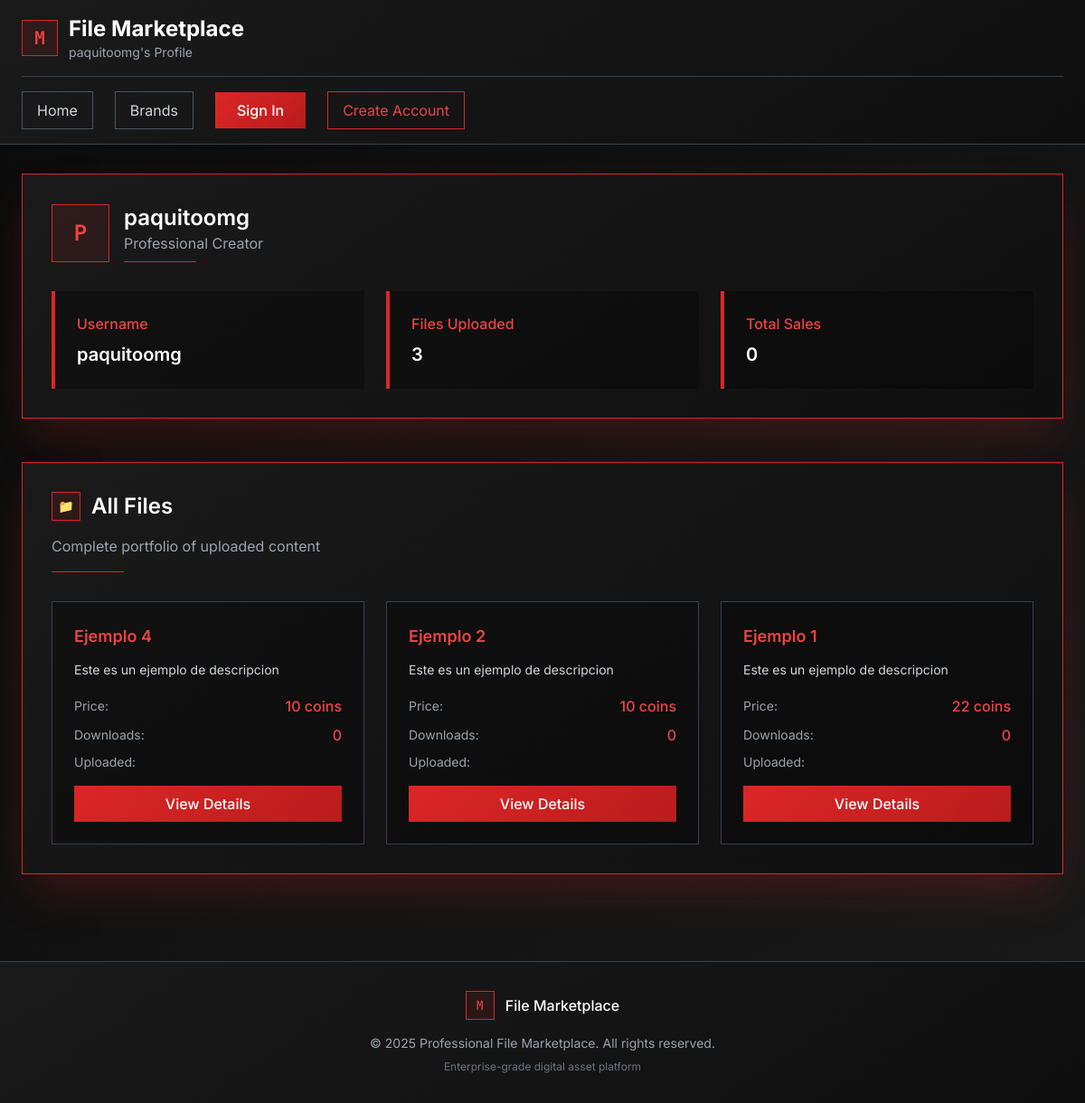
The page /profile/paquitoomg/ on the database its author committed.
### app/models.py (models this page shows, shortened)
class User(AbstractUser):
    coins = models.IntegerField(default=0)
    is_admin = models.BooleanField(default=False)
    is_brand = models.BooleanField(default=False)

class File(models.Model):
    STATUS_CHOICES = (
        ('pending', 'Pending'),
        ('approved', 'Approved'),
        ('rejected', 'Rejected'),
        )
    title = models.CharField(max_length=255)
    description = models.TextField()
    file = models.FileField(storage=protected_storage, upload_to='')
    image = models.ImageField(upload_to='file_images/', blank=True, null=True)
    price = models.IntegerField()
    uploader = models.ForeignKey(User, on_delete=models.CASCADE, related_name='uploaded_files')
    status = models.CharField(max_length=10, choices=STATUS_CHOICES, default='pending')
    is_approved = models.BooleanField(default=False)
    upload_date = models.DateTimeField(default=timezone.now)

### app/views.py (the view)
# urls.py: path('profile/<str:username>/', views.user_profile, name='user_profile'),
def user_profile(request, username):
    user_profile = get_object_or_404(User, username=username)
    files = File.objects.filter(uploader=user_profile, is_approved=True)
    file_downloads = (
        Purchase.objects.filter(file__in=files)
        .values('file')
        .annotate(downloads=Count('id'))
    )
    downloads_map = {entry['file']: entry['downloads'] for entry in file_downloads}
    for f in files:
        f.downloads = downloads_map.get(f.id, 0)
    total_downloads = sum(downloads_map.values())
    best_seller_data = (
        Purchase.objects.filter(file__uploader=user_profile, file__is_approved=True)
        .values('file')
        .annotate(total=Count('file'))
        .order_by('-total')[:6]
    )
    best_seller_ids = [entry['file'] for entry in best_seller_data]
    best_seller_files = File.objects.filter(id__in=best_seller_ids, is_approved=True)
    sales_map = {entry['file']: entry['total'] for entry in best_seller_data}
    for f in best_seller_files:
        f.total_sales = sales_map.get(f.id, 0)
    return render(request, 'profile.html', {
        'user_profile': user_profile,
        'files': files,
        'best_seller_files': best_seller_files,
        'total_downloads': total_downloads,  # Nuevo contexto agregado
    })

### templates/profile.html (shortened to what this page needs)
<!DOCTYPE html>
<html lang="es" class="dark">
<head>
    <script src="https://cdn.tailwindcss.com"></script>
</head>
<body class="min-h-screen text-white font-sans" style="background: linear-gradient(135deg, #0a0a0a 0%, #1a1a1a 100%);">
    <header class="border-b border-gray-700 backdrop-blur-sm" style="background: linear-gradient(145deg, #1a1a1a 0%, #0f0f0f 100%); border-bottom: 1px solid #374151;">
        <div class="max-w-7xl mx-auto px-6 py-4">
            <div class="flex items-center justify-between mb-4">
                <div class="flex items-center space-x-3">
                    <div class="w-10 h-10 bg-red-600 bg-opacity-10 border border-red-600 flex items-center justify-center">
                        <span class="text-red-500 text-xl font-mono font-bold">M</span>
                    </div>
                    <div>
                        <h1 class="text-2xl font-sans font-bold text-white">File Marketplace</h1>
                        <p class="text-gray-400 text-sm font-sans">{{ user_profile.username }}'s Profile</p>
                    </div>
                </div>
            </div>
            <nav class="border-t border-gray-700 pt-4">
                <ul class="flex flex-wrap items-center gap-6">
                    <li>
                        <a href="{% url 'landing' %}" class="inline-flex items-center px-4 py-2 border border-gray-600 text-gray-300 hover:text-white hover:border-red-500 transition-all duration-300">
                            Home
                        </a>
                    </li>
                    <li>
                        <a href="{% url 'brand_list' %}" class="inline-flex items-center px-4 py-2 border border-gray-600 text-gray-300 hover:text-white hover:border-red-500 transition-all duration-300">
                            Brands
                        </a>
                    </li>
                    {% if user.is_authenticated and user.username == user_profile.username %}
                        <li>
                            <a href="{% url 'upload' %}" class="inline-flex items-center px-4 py-2 bg-red-600 hover:bg-red-700 text-white font-medium transition-all duration-300 transform hover:scale-105" style="background: linear-gradient(135deg, #dc2626 0%, #b91c1c 100%);">
                                <span class="mr-2">+</span> Upload File
                            </a>
                        </li>
                        <li>
                            <a href="{% url 'logout' %}" class="inline-flex items-center px-4 py-2 text-gray-400 hover:text-red-400 transition-colors duration-300">
                                Sign Out
                            </a>
                        </li>
                    {% else %}
                        <li>
                            <a href="{% url 'login' %}" class="inline-flex items-center px-6 py-2 bg-red-600 hover:bg-red-700 text-white font-medium transition-all duration-300 transform hover:scale-105" style="background: linear-gradient(135deg, #dc2626 0%, #b91c1c 100%);">
                                Sign In
                            </a>
                        </li>
                        <li>
                            <a href="{% url 'register' %}" class="inline-flex items-center px-4 py-2 border border-red-600 text-red-500 hover:bg-red-600 hover:text-white transition-all duration-300">
                                Create Account
                            </a>
                        </li>
                    {% endif %}
                </ul>
            </nav>
        </div>
    </header>
    <main class="max-w-7xl mx-auto px-6 py-8 space-y-12">
        <section class="bg-gray-900 p-8 border border-red-600 shadow-2xl" style="background: linear-gradient(145deg, #1a1a1a 0%, #0f0f0f 100%); border-color: #dc2626; box-shadow: 0 25px 50px -12px rgba(220, 38, 38, 0.25);">
            <div class="flex items-center justify-between mb-8">
                <div class="flex items-center space-x-4">
                    <div class="w-16 h-16 bg-red-600 bg-opacity-10 border border-red-600 flex items-center justify-center">
                        <span class="text-red-500 text-2xl font-mono font-bold">{{ user_profile.username|first|upper }}</span>
                    </div>
                    <div>
                        <h2 class="text-2xl font-sans font-semibold text-white">{{ user_profile.username }}</h2>
                        <p class="text-gray-400 font-sans">Professional Creator</p>
                        <div class="w-20 h-px bg-red-600 mt-2"></div>
                    </div>
                </div>
            </div>
            <div class="grid grid-cols-1 md:grid-cols-3 gap-6">
                <div class="bg-black bg-opacity-30 p-6 border-l-4 border-red-600">
                    <h3 class="text-red-500 font-sans font-medium mb-2">Username</h3>
                    <p class="text-white font-sans text-xl font-semibold">{{ user_profile.username }}</p>
                </div>
                <div class="bg-black bg-opacity-30 p-6 border-l-4 border-red-600">
                    <h3 class="text-red-500 font-sans font-medium mb-2">Files Uploaded</h3>
                    <p class="text-white font-sans text-xl font-semibold">{{ files|length }}</p>
                </div>
                <div class="bg-black bg-opacity-30 p-6 border-l-4 border-red-600">
                    <h3 class="text-red-500 font-sans font-medium mb-2">Total Sales</h3>
                    <p class="text-white font-sans text-xl font-semibold">
                        {% if best_seller_files %}
                            {{ best_seller_files|length }}
                        {% else %}
                            0
                        {% endif %}
                    </p>
                </div>
            </div>
        </section>
        <section class="bg-gray-900 p-8 border border-red-600 shadow-2xl" style="background: linear-gradient(145deg, #1a1a1a 0%, #0f0f0f 100%); border-color: #dc2626; box-shadow: 0 25px 50px -12px rgba(220, 38, 38, 0.25);">
            <div class="mb-8">
                <div class="flex items-center space-x-3 mb-4">
                    <div class="w-8 h-8 bg-red-600 bg-opacity-10 border border-red-600 flex items-center justify-center">
                        <span class="text-red-500 text-sm font-mono">📁</span>
                    </div>
                    <h2 class="text-2xl font-sans font-semibold text-white">All Files</h2>
                </div>
                <p class="text-gray-400 font-sans mb-4">Complete portfolio of uploaded content</p>
                <div class="w-20 h-px bg-red-600"></div>
            </div>
            {% if files %}
            <div class="grid gap-6 md:grid-cols-2 lg:grid-cols-3">
                {% for file in files %}
                    <div class="bg-black bg-opacity-30 border border-gray-700 p-6 hover:border-red-500 transition-all duration-300 transform hover:scale-105" style="background: rgba(0, 0, 0, 0.3);">
                        <h3 class="text-red-500 font-sans font-semibold text-lg mb-3">{{ file.title }}</h3>
                        <p class="text-gray-300 text-sm mb-4 leading-relaxed">{{ file.description|truncatewords:15 }}</p>
                        <div class="space-y-2 mb-4">
                            <div class="flex items-center justify-between">
                                <span class="text-gray-400 text-sm">Price:</span>
                                <span class="text-red-500 font-medium">{{ file.price }} coins</span>
                            </div>
                            <div class="flex items-center justify-between">
                                <span class="text-gray-400 text-sm">Downloads:</span>
                                <span class="text-red-500 font-medium">{{ file.downloads }}</span>
                            </div>
                            <div class="flex items-center justify-between">
                                <span class="text-gray-400 text-sm">Uploaded:</span>
                            </div>
                        </div>
                        <a href="{% url 'file_detail' file.id %}" class="inline-block w-full text-center bg-red-600 hover:bg-red-700 text-white font-medium py-2 px-4 transition-all duration-300" style="background: linear-gradient(135deg, #dc2626 0%, #b91c1c 100%);">
                            View Details
                        </a>
                    </div>
                {% endfor %}
            </div>
            {% endif %}
        </section>
    </main>
    <footer class="border-t border-gray-700 mt-16" style="background: linear-gradient(145deg, #1a1a1a 0%, #0f0f0f 100%);">
        <div class="max-w-7xl mx-auto px-6 py-8">
            <div class="text-center">
                <div class="flex items-center justify-center space-x-3 mb-4">
                    <div class="w-8 h-8 bg-red-600 bg-opacity-10 border border-red-600 flex items-center justify-center">
                        <span class="text-red-500 text-sm font-mono">M</span>
                    </div>
                    <span class="text-white font-sans font-medium">File Marketplace</span>
                </div>
                <p class="text-gray-400 text-sm font-sans">&copy; 2025 Professional File Marketplace. All rights reserved.</p>
                <p class="text-gray-500 text-xs font-sans mt-2">Enterprise-grade digital asset platform</p>
            </div>
        </div>
    </footer>
</body>
</html>

### templates/profile.html (style rules this page uses)
body { font-family: 'Inter', system-ui, sans-serif; }
* { transition: color 0.2s ease, background-color 0.2s ease, border-color 0.2s ease; }

### rows shown on the page
User: username "paquitoomg", username|first "P"
File: title "Ejemplo 4", description "Este es un ejemplo de descripcion", price "10", downloads "0"
File: title "Ejemplo 2", description "Este es un ejemplo de descripcion", price "10", downloads "0"
File: title "Ejemplo 1", description "Este es un ejemplo de descripcion", price "22", downloads "0"

### other values the page prints
{{ files|length }} "3"
